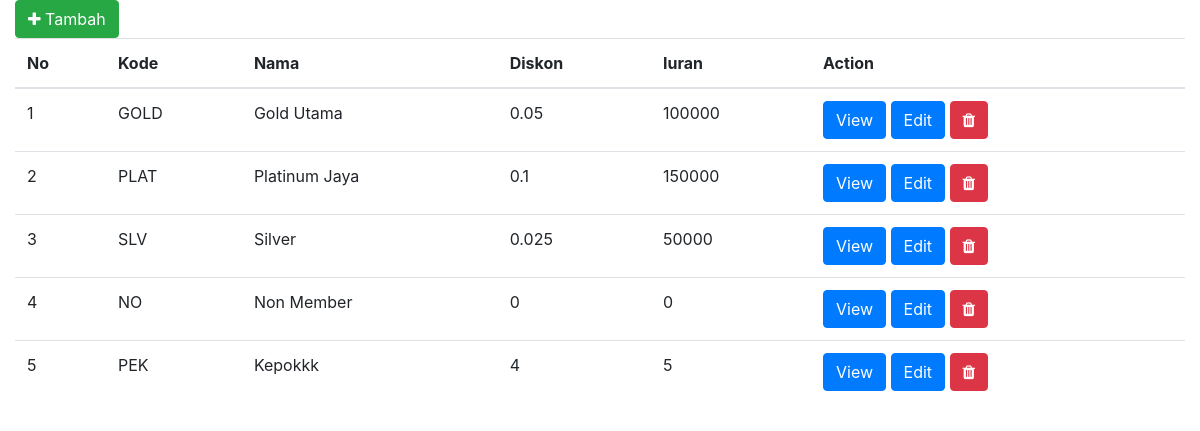
Page /kartu/index.php on the committed database.
### tables this page shows
CREATE TABLE `kartu` (
  `id` int(11) NOT NULL AUTO_INCREMENT,
  `kode` varchar(6) DEFAULT NULL,
  `nama` varchar(45) DEFAULT NULL,
  `diskon` double DEFAULT NULL,
  `iuran` double DEFAULT NULL,
  PRIMARY KEY (`id`),
  UNIQUE KEY `kode_UNIQUE` (`kode`)
);

### kartu/index.php (the view, shortened to what this page needs)
<?php
require_once  'dbkoneksi.php';
?>
<?php
$sql = "SELECT * FROM kartu";
$cards = $dbh->query($sql);
?>
<!DOCTYPE html>
<html lang="en">
<head>
    <link rel="stylesheet" href="https://stackpath.bootstrapcdn.com/bootstrap/4.1.3/css/bootstrap.min.css">
    <link rel="stylesheet" href="https://maxcdn.bootstrapcdn.com/font-awesome/4.7.0/css/font-awesome.min.css">
</head>
<body>
<div class="container-fluid">
    <a href="app.php?page=TambahDataKartu" class="btn btn-success btn-md"><span class="fa fa-plus"></span> Tambah</a>
    <div class="row">
        <div class="col-md-12">
            <table class="table table-hover">
                <thead>
                    <tr>
                        <th scope="col">No</th>
                        <th scope="col">Kode</th>
                        <th scope="col">Nama </th>
                        <th scope="col">Diskon</th>
                        <th scope="col">Iuran</th>
                        <th scope="col">Action</th>
                    </tr>
                </thead>
                <tbody>
                    <?php
                    $nomor = 1;
                    foreach ($cards as $r) {
                    ?>
                        <tr>
                            <td><?= $nomor ?></td>
                            <td><?= $r['kode'] ?></td>
                            <td><?= $r['nama'] ?></td>
                            <td><?= $r['diskon'] ?></td>
                            <td><?= $r['iuran'] ?></td>
                            <td>
                                <a class="btn btn-primary" href="app.php?page=viewKartu&id=<?= $r['id'] ?>">View</a>
                                <a class="btn btn-primary" href="app.php?page=editKartu&id=<?= $r['id']; ?>">Edit</a>
                                <a onclick="return confirm('Apakah yakin data akan di hapus?')" href="kartu/delete.php?id=<?php echo $r['id']; ?>" class="btn btn-danger btn-md"><span class="fa fa-trash"></span></a>
                            </td>
                        </tr>
                    <?php
                        $nomor++;
                    }
                    ?>
            </table>
        </div>
        <div class="col-md-2">
        </div>
    </div>
</div>
</body>
</html>

### rows in the picture
kartu: kode "GOLD", nama "Gold Utama", diskon "0.05", iuran "100000"
kartu: kode "PLAT", nama "Platinum Jaya", diskon "0.1", iuran "150000"
kartu: kode "SLV", nama "Silver", diskon "0.025", iuran "50000"
kartu: kode "NO", nama "Non Member", diskon "0", iuran "0"
kartu: kode "PEK", nama "Kepokkk", diskon "4", iuran "5"
